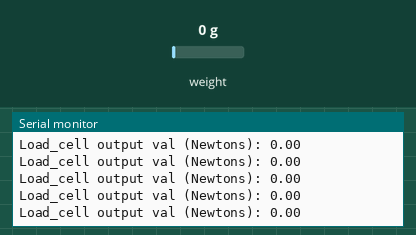
Bench run of a sketch on a simulated Arduino Uno, built with avr-gcc and run on an emulated ATmega328P. On the bench: the last lines printed to the serial monitor. Inputs (shaded band) come from the test bench; at power-on: weight on the scale 0 g. Storage starts empty.

Above: at 6.6 s.
6.7 s: weight on the scale set to 100 g
At 6.73 s:
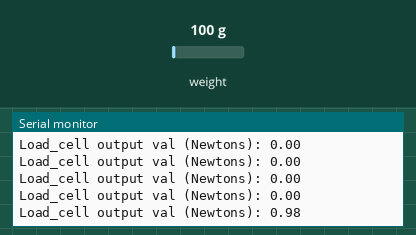
8.2 s: weight on the scale set to 1250 g
At 8.23 s:
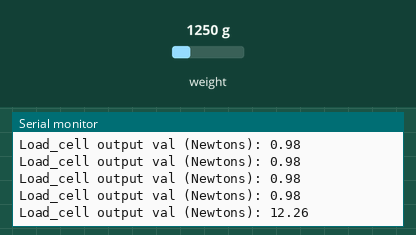
Timing chart, 0 to 11.2 s (numbered marks = the images above; inputs shaded):
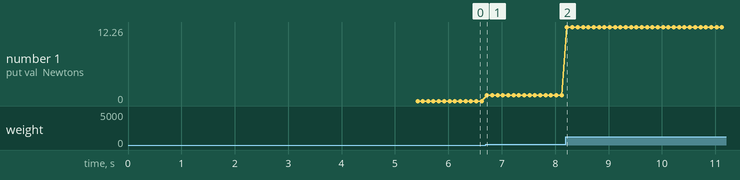

The sketch:

Launch.ino
```cpp
#include <SPI.h>
#include <SD.h>
#include <Arduino.h>
#include <HX711_ADC.h>

//pins:
const int HX711_dout = 2;  //mcu > HX711 dout pin
const int HX711_sck = 14;  //mcu > HX711 sck pin

//HX711 constructor:
HX711_ADC LoadCell(HX711_dout, HX711_sck);

const int calVal_eepromAdress = 0;
unsigned long t = 0;

// Replace with your network credentials
const char* ssid = "Xiaomi 11 Lite NE";
const char* password = "password01";

File myFile;

void setup() {
  // Open serial communications and wait for port to open:
  Serial.begin(115200);

  LoadCell.begin();
  //LoadCell.setReverseOutput();
  float calibrationValue;
  calibrationValue = 109.19;

  unsigned long stabilizingtime = 5000;  // preciscion right after power-up can be improved by adding a few seconds of stabilizing time
  boolean _tare = true;                  //set this to false if you don't want tare to be performed in the next step
  LoadCell.start(stabilizingtime, _tare);
  if (LoadCell.getTareTimeoutFlag()) {
    Serial.println("Timeout, check MCU>HX711 wiring and pin designations");
    while (1)
      ;
  } else {
    LoadCell.setCalFactor(calibrationValue);  // set calibration value (float)
    Serial.println("LoadCell Startup is complete");
  }

  Serial.print("Initializing SD card...");

  if (!SD.begin(4)) {
    Serial.println("initialization failed!");
    return;
  }
  Serial.println("initialization done.");
}


void loop() {
  static boolean newDataReady = 0;
  const int serialPrintInterval = 0;  //increase value to slow down serial print activity

  // check for new data/start next conversion:
  if (LoadCell.update()) newDataReady = true;

  // get smoothed value from the dataset:
  if (newDataReady) {
    if (millis() > t + serialPrintInterval) {
      float i = LoadCell.getData();
      i = i * 0.00980665;
      Serial.print("Load_cell output val (Newtons): ");
      Serial.println(i);
      newDataReady = 0;
      t = millis();
      myFile = SD.open("test_data.txt", FILE_WRITE);

      // if the file opened okay, write to it:
      if (myFile) {
        myFile.println(t, i);
      } else {
        // if the file didn't open, print an error:
        Serial.println("error opening test.txt");
      }
      myFile.close();
    }
  }
}
```

Measured:
- after the input at 6.7 s, the serial monitor: prints a new line at once (image 1)
- after the input at 8.2 s, the serial monitor: prints a new line at once (image 2)
- plotted number 1: 0 → 0.98 after the input at 6.7 s, 0.98 → 12.26 after the input at 8.2 s
